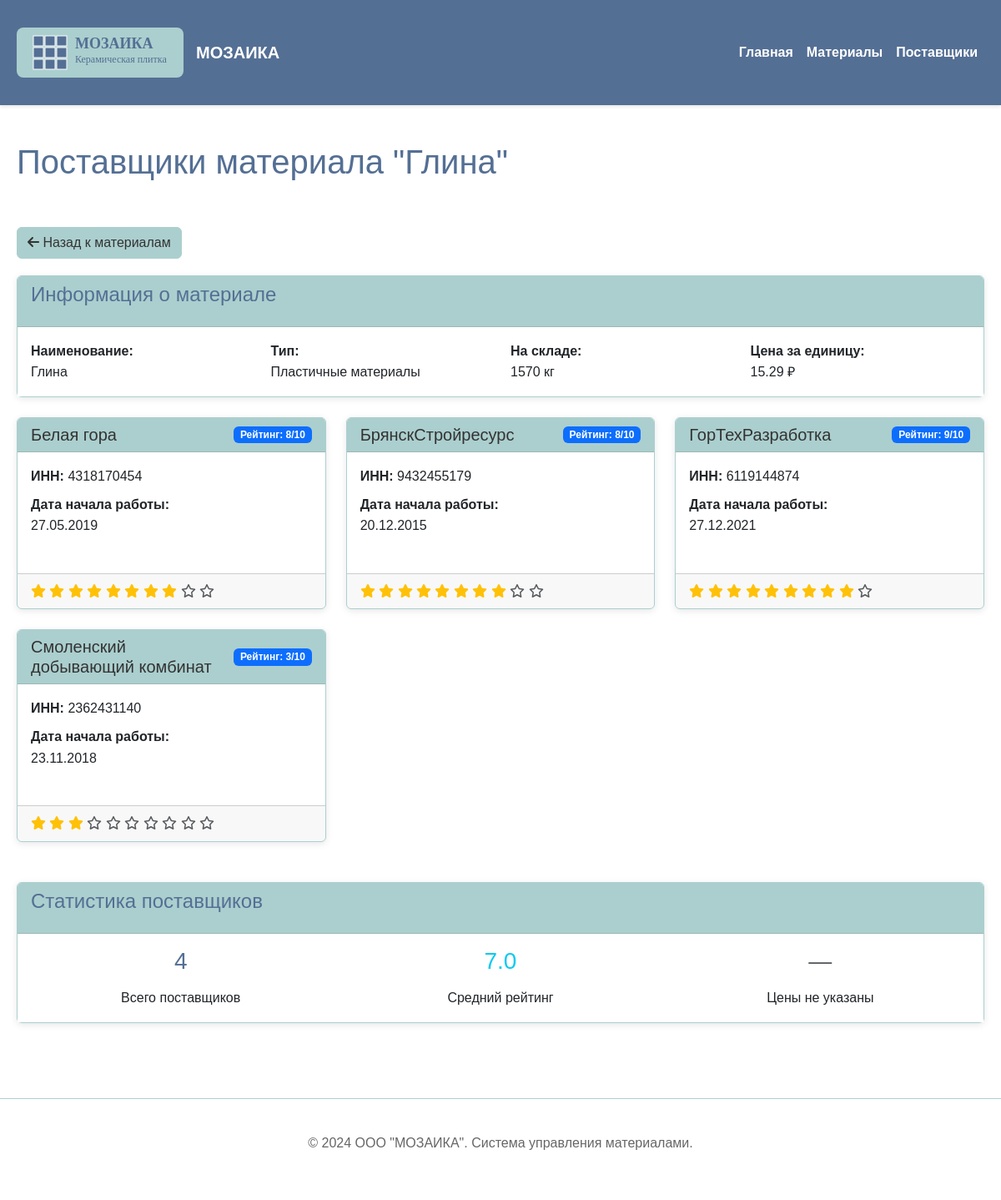
The app's page /material/1/suppliers with its own data.
### models.py (models this page shows, shortened)
class Material(db.Model):
    __tablename__ = 'materials'
    id = db.Column(db.Integer, primary_key=True)
    name = db.Column(db.String(200), nullable=False)
    type_id = db.Column(db.Integer, db.ForeignKey('material_types.id'), nullable=False)
    description = db.Column(db.Text)
    unit_of_measure = db.Column(db.String(20), nullable=False)  # единица измерения
    quantity_in_package = db.Column(db.Integer, nullable=False, default=1)  # количество в упаковке
    quantity_in_stock = db.Column(db.Integer, nullable=False, default=0)  # количество на складе
    min_quantity = db.Column(db.Integer, nullable=False, default=0)  # минимальное количество
    price_per_unit = db.Column(db.Numeric(10, 2), nullable=False)  # цена за единицу
    created_at = db.Column(db.DateTime, default=datetime.utcnow)
    updated_at = db.Column(db.DateTime, default=datetime.utcnow, onupdate=datetime.utcnow)

class MaterialType(db.Model):
    __tablename__ = 'material_types'
    id = db.Column(db.Integer, primary_key=True)
    name = db.Column(db.String(100), nullable=False, unique=True)
    description = db.Column(db.Text)
    materials = db.relationship('Material', backref='material_type', lazy=True)

class Supplier(db.Model):
    __tablename__ = 'suppliers'
    id = db.Column(db.Integer, primary_key=True)
    name = db.Column(db.String(200), nullable=False)
    inn = db.Column(db.String(20))
    rating = db.Column(db.Integer, default=5)  # Рейтинг от 1 до 10
    start_date = db.Column(db.Date, default=datetime.utcnow)  # Дата начала работы
    contact_phone = db.Column(db.String(20))
    contact_email = db.Column(db.String(100))

### routes.py (the view)
@app.route('/material/<int:id>/suppliers')
def material_suppliers(id):
    try:
        material = Material.query.get_or_404(id)
        suppliers_query = db.session.query(Supplier, MaterialSupplier).join(
            MaterialSupplier, Supplier.id == MaterialSupplier.supplier_id
        ).filter(MaterialSupplier.material_id == id).all()
        suppliers_data = []
        for supplier, material_supplier in suppliers_query:
            suppliers_data.append({
                'supplier': supplier,
                'material_supplier': material_supplier
            })
        return render_template('suppliers.html',
                             material=material,
                             suppliers=suppliers_data)
    except Exception as e:
        logging.error(f"Error loading suppliers for material {id}: {e}")
        flash('Ошибка при загрузке списка поставщиков', 'error')
        return render_template('error.html', error="Не удалось загрузить список поставщиков")

### templates/suppliers.html (shortened to what this page needs)
{% extends "base.html" %}
{% block page_header %}
<div class="d-flex justify-content-between align-items-center mb-4">
    <h1>
        {% if material %}
            Поставщики материала "{{ material.name }}"
        {% else %}
            Все поставщики
        {% endif %}
    </h1>
</div>
{% endblock %}
{% block content %}
<div class="back-button">
    {% if material %}
        <a href="{{ url_for('materials') }}" class="btn btn-secondary">
            <i class="fas fa-arrow-left"></i> Назад к материалам
        </a>
    {% else %}
        <a href="{{ url_for('index') }}" class="btn btn-secondary">
            <i class="fas fa-arrow-left"></i> На главную
        </a>
    {% endif %}
</div>
{% if material %}
    <div class="card mb-4">
        <div class="card-header">
            <h4>Информация о материале</h4>
        </div>
        <div class="card-body">
            <div class="row">
                <div class="col-md-3">
                    <strong>Наименование:</strong><br>
                    {{ material.name }}
                </div>
                <div class="col-md-3">
                    <strong>Тип:</strong><br>
                    {{ material.material_type.name }}
                </div>
                <div class="col-md-3">
                    <strong>На складе:</strong><br>
                    {{ material.quantity_in_stock }} {{ material.unit_of_measure }}
                </div>
                <div class="col-md-3">
                    <strong>Цена за единицу:</strong><br>
                    {{ "%.2f"|format(material.price_per_unit) }} ₽
                </div>
            </div>
        </div>
    </div>
{% endif %}
{% if suppliers %}
    {% if material %}
        <div class="row">
            {% for supplier_data in suppliers %}
                {% set supplier = supplier_data.supplier %}
                {% set material_supplier = supplier_data.material_supplier %}
                <div class="col-lg-6 col-xl-4 mb-4">
                    <div class="card h-100">
                        <div class="card-header d-flex justify-content-between align-items-center">
                            <h5 class="card-title mb-0">{{ supplier.name }}</h5>
                            <span class="badge bg-primary">Рейтинг: {{ supplier.rating }}/10</span>
                        </div>
                        <div class="card-body">
                            {% if supplier.inn %}
                                <p class="mb-2">
                                    <strong>ИНН:</strong> {{ supplier.inn }}
                                </p>
                            {% endif %}
                            <p class="mb-2">
                                <strong>Дата начала работы:</strong><br>
                                {{ supplier.start_date.strftime('%d.%m.%Y') if supplier.start_date else 'Не указана' }}
                            </p>
                        </div>
                        <div class="card-footer">
                            <div class="d-flex justify-content-between align-items-center">
                                <div class="rating">
                                    {% for i in range(1, 11) %}
                                        {% if i <= supplier.rating %}
                                            <i class="fas fa-star text-warning"></i>
                                        {% else %}
                                            <i class="far fa-star text-muted"></i>
                                        {% endif %}
                                    {% endfor %}
                                </div>
                            </div>
                        </div>
                    </div>
                </div>
            {% endfor %}
        </div>
    {% endif %}
    <div class="row mt-4">
        <div class="col-12">
            <div class="card">
                <div class="card-header">
                    <h4>Статистика поставщиков</h4>
                </div>
                <div class="card-body">
                    {% if material %}
                        {% set avg_rating = suppliers|map(attribute='supplier.rating')|sum / suppliers|length %}
                        {% set supply_prices = suppliers|selectattr('material_supplier.supply_price')|map(attribute='material_supplier.supply_price')|list %}
                        <div class="row">
                            <div class="col-md-4 text-center">
                                <h3 class="text-primary">{{ suppliers|length }}</h3>
                                <p class="mb-0">Всего поставщиков</p>
                            </div>
                            <div class="col-md-4 text-center">
                                <h3 class="text-info">{{ "%.1f"|format(avg_rating) }}</h3>
                                <p class="mb-0">Средний рейтинг</p>
                            </div>
                            <div class="col-md-4 text-center">
                                {% if supply_prices %}
                                    <h3 class="text-success">{{ "%.2f"|format(supply_prices|min) }} ₽</h3>
                                    <p class="mb-0">Лучшая цена</p>
                                {% else %}
                                    <h3 class="text-muted">—</h3>
                                    <p class="mb-0">Цены не указаны</p>
                                {% endif %}
                            </div>
                        </div>
                    {% endif %}
                </div>
            </div>
        </div>
    </div>
{% endif %}
{% endblock %}

### static/css/style.css (style rules this page uses)
body { font-family: 'Comic Sans MS', cursive, sans-serif; background-color: #FFFFFF; color: #333; margin: 0; padding: 0; line-height: 1.6; }
h1, h2, h3, h4, h5, h6 { font-family: 'Comic Sans MS', cursive, sans-serif; color: #546F94; margin-bottom: 15px; }
h1 { font-size: 2.5em; text-align: center; margin-bottom: 30px; }
.btn-secondary { background-color: #ABCFCE; border-color: #ABCFCE; color: #333; font-family: 'Comic Sans MS', cursive, sans-serif; }
.card { border: 1px solid #ABCFCE; box-shadow: 0 2px 8px rgba(0,0,0,0.1); margin-bottom: 20px; }
.card-header { background-color: #ABCFCE; color: #333; font-weight: bold; border-bottom: 1px solid #9bb8b5; }
.card-body { background-color: #FFFFFF; }
.badge { font-family: 'Comic Sans MS', cursive, sans-serif; }
.text-primary { color: #546F94 !important; }
.back-button { margin-bottom: 20px; }

### records on screen
Material: name "Глина", quantity_in_stock "1570", unit_of_measure "кг", price_per_unit "15.29"
MaterialType: material_type.name "Пластичные материалы"
Supplier: name "Белая гора", rating "8", inn "4318170454", start_date "27.05.2019"
Supplier: name "БрянскСтройресурс", rating "8", inn "9432455179", start_date "20.12.2015"
Supplier: name "ГорТехРазработка", rating "9", inn "6119144874", start_date "27.12.2021"
Supplier: name "Смоленский добывающий комбинат", rating "3", inn "2362431140", start_date "23.11.2018"

### other values on screen
{{ suppliers|length }} "4"
{{ "%.1f"|format(avg_rating) }} "7.0"
